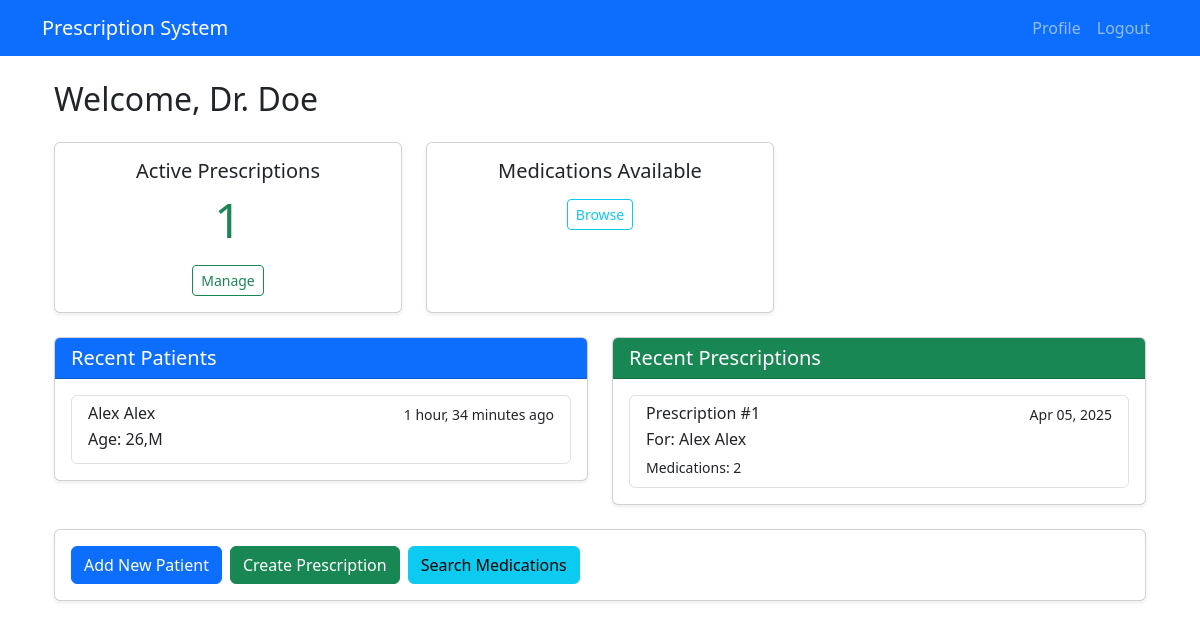
The app's page / (signed in), older data.
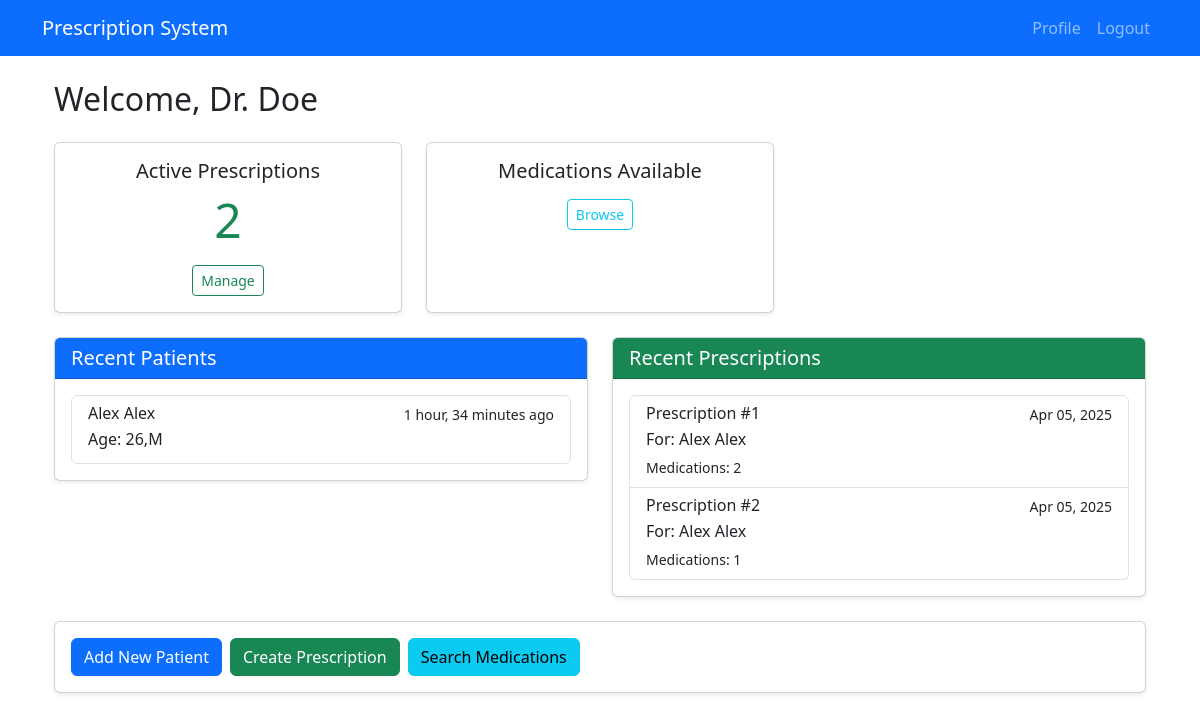
The same page, newer data.
### patients/models.py (models this page shows, shortened)
class Patient(models.Model):
    GENDER_CHOICES = [
        ('M', 'Male'),
        ('F', 'Female'),
        ('O', 'Other'),
    ]
    physicians = models.ManyToManyField(
        'physicians.Physician',
        related_name='patients'
    )
    first_name = models.CharField(max_length=150)
    last_name = models.CharField(max_length=150)
    email = models.EmailField(unique=True)
    phone = models.CharField(max_length=15, unique=True)
    birthday = models.DateField()
    gender = models.CharField(max_length=1, choices=GENDER_CHOICES)
    weight = models.IntegerField()
    created_at = models.DateTimeField(auto_now_add=True)
    @property
    def age(self):
        today = date.today()
        return today.year - self.birthday.year - (
            (today.month, today.day) < (self.birthday.month, self.birthday.day)
        )

### prescriptions/models.py (models this page shows, shortened)
class Prescription(models.Model):
    patient = models.ForeignKey('patients.Patient', on_delete=models.CASCADE)
    physician = models.ForeignKey('physicians.Physician', on_delete=models.CASCADE)
    date = models.DateField(auto_now_add=True)
    is_active = models.BooleanField(default=True)
    notes = models.TextField(blank=True, null=True)

### physicians/views.py (the view)
# urls.py: path('', HomeView.as_view(), name='home'),
class HomeView(TemplateView):
    template_name = 'home.html'
    def get_context_data(self, **kwargs):
        context = super().get_context_data(**kwargs)
        if self.request.user.is_authenticated:
            context['active_prescriptions_count'] = Prescription.objects.filter(
                physician=self.request.user,
                is_active=True
            ).count()
            context['medications_count'] = Medication.objects.count()
            context['recent_patients'] = Patient.objects.filter(physicians=self.request.user).order_by('-created_at')[:5]
            context['recent_prescriptions'] = Prescription.objects.filter(physician=self.request.user).order_by('-date')[:5]
        return context

### physicians/templates/home.html (shortened to what the changed rows need)
{% extends 'base.html' %}
{% block content %}
<div class="container">
    {% if user.is_authenticated %}
    <div class="row">
        <div class="col-12">
            <h2 class="mb-4">Welcome, Dr. {{ user.last_name }}</h2>
        </div>
        <div class="col-md-4 mb-4">
            <div class="card shadow-sm h-100">
                <div class="card-body text-center">
                    <h5 class="card-title">Active Prescriptions</h5>
                    <h3 class="display-5 text-success">
                        {{ active_prescriptions_count }}
                    </h3>
                    <a href="{% url 'prescription-list' %}" class="btn btn-sm btn-outline-success mt-2">Manage</a>
                </div>
            </div>
        </div>
        <div class="col-md-4 mb-4">
            <div class="card shadow-sm h-100">
                <div class="card-body text-center">
                    <h5 class="card-title">Medications Available</h5>
                    <a href="{% url 'medication-list' %}" class="btn btn-sm btn-outline-info mt-2">Browse</a>
                </div>
            </div>
        </div>
        <div class="col-lg-6 mb-4">
            <div class="card shadow-sm">
                <div class="card-header bg-primary text-white">
                    <h5 class="card-title mb-0">Recent Patients</h5>
                </div>
                <div class="card-body">
                    <div class="list-group">
                        {% for patient in recent_patients %}
                        <a href="{% url 'patient-detail' patient.id %}" class="list-group-item list-group-item-action">
                            <div class="d-flex w-100 justify-content-between">
                                <h6 class="mb-1">{{ patient.first_name }} {{ patient.last_name }}</h6>
                                <small>{{ patient.created_at|timesince }} ago</small>
                            </div>
                            <p class="mb-1">Age: {{ patient.age }},{{ patient.gender }}</p>
                        </a>
                        {% empty %}
                        <div class="text-center py-3 text-muted">
                            No patients found
                        </div>
                        {% endfor %}
                    </div>
                </div>
            </div>
        </div>
        <div class="col-lg-6 mb-4">
            <div class="card shadow-sm">
                <div class="card-header bg-success text-white">
                    <h5 class="card-title mb-0">Recent Prescriptions</h5>
                </div>
                <div class="card-body">
                    <div class="list-group">
                        {% for prescription in recent_prescriptions %}
                        <a href="{% url 'prescription-detail' prescription.id %}" class="list-group-item list-group-item-action">
                            <div class="d-flex w-100 justify-content-between">
                                <h6 class="mb-1">Prescription #{{ prescription.id }}</h6>
                                <small>{{ prescription.date|date:"M d, Y" }}</small>
                            </div>
                            <p class="mb-1">For: {{ prescription.patient.first_name }} {{ prescription.patient.last_name }}</p>
                            <small>Medications: {{ prescription.prescriptionmedication_set.count }}</small>
                        </a>
                        {% empty %}
                        <div class="text-center py-3 text-muted">
                            No prescriptions found
                        </div>
                        {% endfor %}
                    </div>
                </div>
            </div>
        </div>
        <div class="col-12 mb-4">
            <div class="card shadow-sm">
                <div class="card-body">
                    <div class="d-flex flex-wrap gap-2">
                        <a href="{% url 'patient-list' %}" class="btn btn-primary">
                             Add New Patient
                        </a>
                        <a href="{% url 'prescription-create' %}" class="btn btn-success">
                             Create Prescription
                        </a>
                        <a href="{% url 'medication-list' %}" class="btn btn-info">
                             Search Medications
                        </a>
                    </div>
                </div>
            </div>
        </div>
    </div>
    {% endif %}
</div>
{% endblock %}

Row changes from the older to the newer data that the page shows:
added Prescription: id "2", date "Apr 05, 2025", patient.first_name "Alex", patient.last_name "Alex", prescriptionmedication_set.count "1"
Text that changed along with them:
{{ active_prescriptions_count }}: "1" → "2"
